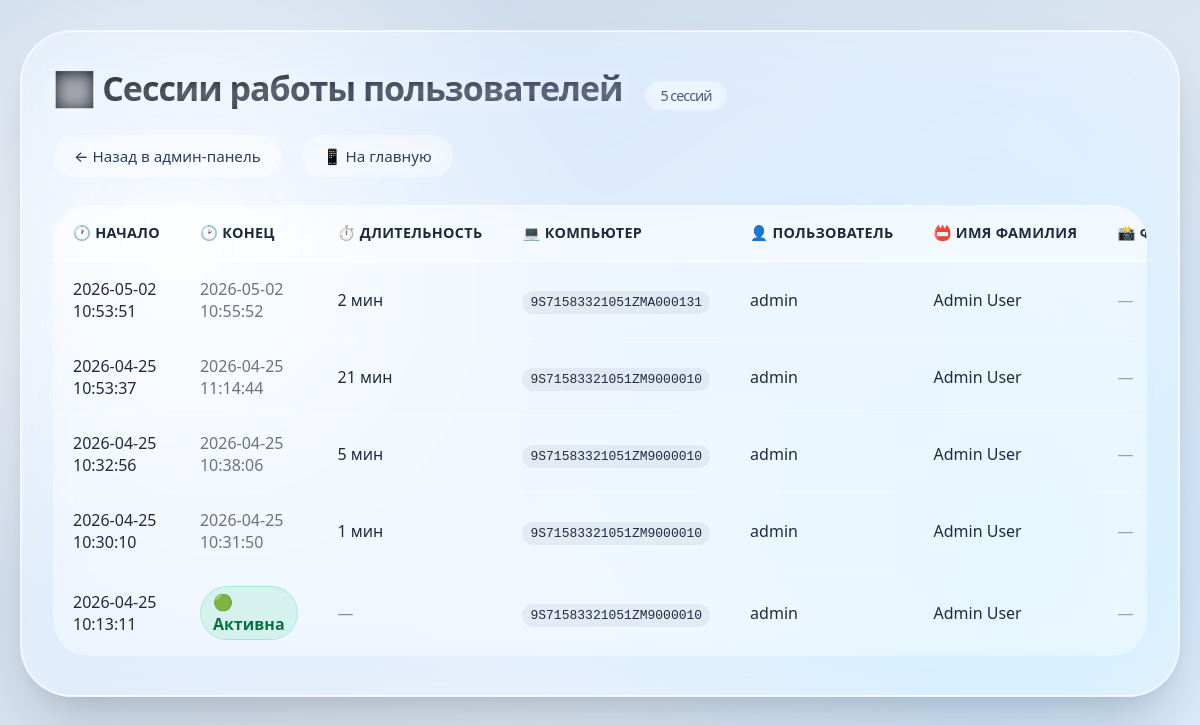
The page /admin/sessions (signed in) on the database its author committed.
### tables this page shows
CREATE TABLE work_sessions
                 (id INTEGER PRIMARY KEY AUTOINCREMENT,
                  user_id INTEGER,
                  username TEXT,
                  name TEXT,
                  surname TEXT,
                  computer_serial TEXT,
                  session_start TIMESTAMP,
                  session_end TIMESTAMP,
                  duration_minutes INTEGER,
                  photo_path TEXT,
                  FOREIGN KEY(user_id) REFERENCES users(id));

### web_server.py (the view)
@app.route('/admin/sessions')
@login_required
@admin_required
def view_sessions():
    sessions = query_db('''
        SELECT ws.*,
               datetime(ws.session_start, 'localtime') as start_time,
               datetime(ws.session_end, 'localtime') as end_time
        FROM work_sessions ws
        ORDER BY ws.session_start DESC
        LIMIT 100
    ''')
    return render_template('sessions.html', sessions=sessions)

### web_server.py (called while the page is built)
def query_db(query, args=(), one=False):
    conn = sqlite3.connect(DB_NAME)
    conn.row_factory = sqlite3.Row
    cur = conn.cursor()
    cur.execute(query, args)
    rv = cur.fetchall()
    conn.commit()
    conn.close()
    return (rv[0] if rv else None) if one else rv

def login_required(f):
    @wraps(f)
    def decorated_function(*args, **kwargs):
        if 'user_id' not in session:
            return redirect(url_for('login'))
        return f(*args, **kwargs)
    return decorated_function

def admin_required(f):
    @wraps(f)
    def decorated_function(*args, **kwargs):
        if not session.get('is_admin'):
            return "Доступ запрещен", 403
        return f(*args, **kwargs)
    return decorated_function

### templates/sessions.html (shortened to what this page needs)
<!DOCTYPE html>
<html lang="ru">
<head>
</head>
<body>
    <div class="glass-container">
        <h2>
            <span class="stats-info">
                {% if sessions %}
                    {{ sessions|length }} сессий
                {% else %}
                    Нет данных
                {% endif %}
            </span>
        </h2>
        <div class="nav-links">
            <a href="/admin">← Назад в админ-панель</a>
            <a href="/scan">📱 На главную</a>
        </div>
        <div class="table-wrapper">
            {% if sessions %}
            <table class="glass-table">
                <thead>
                    <tr>
                        <th>🕐 Начало</th>
                        <th>🕑 Конец</th>
                        <th>⏱️ Длительность</th>
                        <th>💻 Компьютер</th>
                        <th>👤 Пользователь</th>
                        <th>📛 Имя Фамилия</th>
                        <th>📸 Фото</th>
                    </tr>
                </thead>
                <tbody>
                    {% for s in sessions %}
                    <tr>
                        <td>{{ s.start_time }}</td>
                        <td>
                            {% if s.end_time %}
                                <span class="session-ended">{{ s.end_time }}</span>
                            {% else %}
                                <span class="session-active">🟢 Активна</span>
                            {% endif %}
                        </td>
                        <td>
                            {% if s.duration_minutes %}
                                {{ s.duration_minutes }} мин
                            {% else %}
                                <span style="opacity: 0.5;">—</span>
                            {% endif %}
                        </td>
                        <td><code style="background: rgba(0,0,0,0.05); padding: 4px 8px; border-radius: 20px;">{{ s.computer_serial }}</code></td>
                        <td>{{ s.username }}</td>
                        <td>{{ s.name }} {{ s.surname }}</td>
                        <td>
                            {% if s.photo_path %}
                            <a href="/{{ s.photo_path }}" target="_blank" class="photo-link">🖼️ Просмотр</a>
                            {% else %}
                            <span style="opacity: 0.4;">—</span>
                            {% endif %}
                        </td>
                    </tr>
                    {% endfor %}
                </tbody>
            </table>
            {% else %}
            <div class="empty-state">
                <p>📭 Нет записей о сессиях</p>
            </div>
            {% endif %}
        </div>
    </div>
</body>
</html>

### templates/sessions.html (style rules this page uses)
* { margin: 0; padding: 0; box-sizing: border-box; }
body { -webkit-user-select: none; user-select: none; min-height: 100vh; font-family: system-ui, -apple-system, 'Helvetica Neue', 'Segoe UI', Roboto, sans-serif; padding: 30px 20px; background: radial-gradient(circle at 30% 20%, #e8f0fe 0%, #d4e0f0 100%); background-image: radial-gradient(circle at 15% 30%, rgba(255, 255, 255, 0.9) 0%, transparent 35%), radial-gradient(circle at 85% 70%, rgba(180, 220, 255, 0.6) 0%, transparent 45%), linear-gradient(145deg, #c5d5e8 0%, #eef3f9 100%); animation: bgFloat 15s infinite alternate ease-in-out; }
.glass-container { max-width: 1400px; margin: 0 auto; background: rgba(255, 255, 255, 0.35); backdrop-filter: blur(28px) saturate(180%); -webkit-backdrop-filter: blur(28px) saturate(180%); border-radius: 52px; padding: 34px 32px 40px; box-shadow: 0 35px 60px -15px rgba(0, 20, 40, 0.2), 0 0 0 1px rgba(255, 255, 255, 0.7) inset, 0 10px 25px -5px rgba(0, 0, 0, 0.05); border: 1px solid rgba(255, 255, 255, 0.4); transition: all 0.3s cubic-bezier(0.2, 0.9, 0.4, 1); }
h2 { font-weight: 650; font-size: 34px; letter-spacing: -0.03em; margin-bottom: 24px; background: linear-gradient(135deg, #1a1f2c, #2c3a5e); -webkit-background-clip: text; background-clip: text; color: transparent; text-shadow: 0 2px 15px rgba(255, 255, 255, 0.6); display: inline-block; }
.nav-links { display: flex; gap: 20px; margin-bottom: 28px; flex-wrap: wrap; }
.nav-links a { text-decoration: none; color: #2c3e5e; font-weight: 500; padding: 10px 20px; border-radius: 30px; background: rgba(255, 255, 255, 0.2); backdrop-filter: blur(8px); transition: all 0.25s ease; border: 1px solid transparent; font-size: 0.95rem; }
.stats-info { margin-left: 15px; font-size: 0.9rem; font-weight: 500; color: #4a5a7a; background: rgba(255, 255, 255, 0.25); padding: 5px 15px; border-radius: 30px; backdrop-filter: blur(10px); display: inline-block; }
.table-wrapper { overflow-x: auto; border-radius: 36px; margin-top: 20px; }
.glass-table { width: 100%; border-collapse: collapse; background: rgba(255, 255, 255, 0.2); backdrop-filter: blur(15px); border-radius: 36px; overflow: hidden; }
.glass-table th { background: rgba(255, 255, 255, 0.35); padding: 18px 20px; font-weight: 600; color: #1e293b; text-align: left; border-bottom: 2px solid rgba(255, 255, 255, 0.6); white-space: nowrap; font-size: 0.9rem; text-transform: uppercase; letter-spacing: 0.3px; }
.glass-table td { padding: 16px 20px; border-bottom: 1px solid rgba(255, 255, 255, 0.25); color: #1f2a41; font-weight: 500; transition: all 0.2s ease; }
.glass-table tbody tr { transition: all 0.25s ease; }
.glass-table tbody tr:last-child td { border-bottom: none; }
.session-active { color: #0a7143; font-weight: 600; background: rgba(20, 200, 120, 0.12); padding: 4px 12px; border-radius: 30px; display: inline-block; backdrop-filter: blur(5px); border: 1px solid rgba(0, 200, 100, 0.2); }
.session-ended { color: #6b7280; }
.glass-container { animation: slideIn 0.4s ease-out; }

### rows shown on the page
work_sessions: start_time "2026-05-02 10:53:51", end_time "2026-05-02 10:55:52", duration_minutes "2", computer_serial "9S71583321051ZMA000131", username "admin", name "Admin", surname "User"
work_sessions: start_time "2026-04-25 10:53:37", end_time "2026-04-25 11:14:44", duration_minutes "21", computer_serial "9S71583321051ZM9000010", username "admin", name "Admin", surname "User"
work_sessions: start_time "2026-04-25 10:32:56", end_time "2026-04-25 10:38:06", duration_minutes "5", computer_serial "9S71583321051ZM9000010", username "admin", name "Admin", surname "User"
work_sessions: start_time "2026-04-25 10:30:10", end_time "2026-04-25 10:31:50", duration_minutes "1", computer_serial "9S71583321051ZM9000010", username "admin", name "Admin", surname "User"
work_sessions: start_time "2026-04-25 10:13:11", shows "🟢 Активна", computer_serial "9S71583321051ZM9000010", username "admin", name "Admin", surname "User"

### other values the page prints
{{ sessions|length }} "5"
